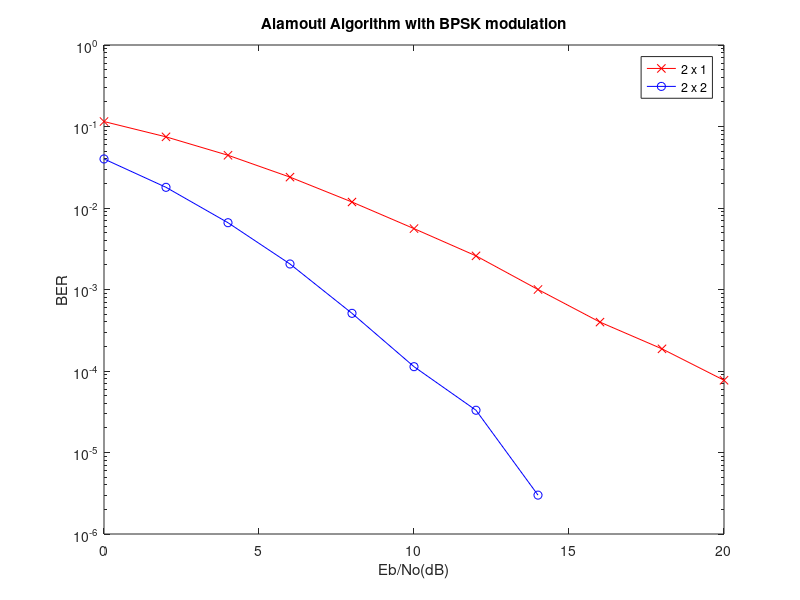

This chart was generated by the following MATLAB code:
%------------------ Alamouti [2 x nRx]----------------------%
%Description :
%Applying STBC with 2 Tx antenna using BPSK modulation and
%generalized number of receivers,but preferable not be so much
%to avoid receiver design complexity.
%In this code we see the performance of STBC [2 x 1] & [2 x 2]
%configuration

tic

clear all
clc

%Constants and Initializers :

N=1e6;                                                                     %Number of data
Eb_N0=0:2:20;                                                              %Eb/No in dB                                                                     %Number of receivers

%Preallocation :

Simulated_Ber=zeros(1,length(Eb_N0));

%Transmitter :

data=rand(1,N)>0.5;                                                        %Random data
Symbol=2*data-1;                                                           %BPSK modulation

%STBC :

Alamouti_scheme=1/sqrt(2)*kron(reshape(Symbol,2,N/2),ones(1,2)) ;


for nRx=1:2

for Eb_No_range= 1:length(Eb_N0)
    
    %Channel Parameters :
    
    channel_coefficient = 1/sqrt(2)*(randn(nRx,N) + 1i*randn(nRx,N));      %Rayleigh channel(generated by complex gaussian dist.)
    AWGN_channel = 1/sqrt(2)*(randn(nRx,N) + 1i*randn(nRx,N));             %White gaussian noise, with unity power
    
    %Preallocation(needed in the for loop) :
    
    received_signal = zeros(nRx,N);
    yMod = zeros(nRx*2,N);
    hMod = zeros(nRx*2,N);
    hEq= zeros(2*nRx,N);
    
    for index= 1:nRx
        
        hMod = kron(reshape(channel_coefficient(index,:),2,N/2),ones(1,2));
        temp = hMod;
        hMod(1,(2:2:end)) = conj(temp(2,(2:2:end)));
        hMod(2,(2:2:end)) = -conj(temp(1,(2:2:end)));
        
        % Received signal :
        
        received_signal(index,:) = sum(hMod.*Alamouti_scheme,1) +...
            10^(-Eb_N0(Eb_No_range)/20)*AWGN_channel(index,:);
        
        % Receiver :
        
        yMod((2*index-1:2*index),:) = kron(reshape(received_signal(index,:),2,N/2)...
            ,ones(1,2));
        
        % Forming the equalization matrix :
        
        hEq((2*index-1:2*index),:) = hMod;
        hEq(2*index-1,(1:2:end)) = conj(hEq(2*index-1,(1:2:end)));
        hEq(2*index,(2:2:end)) = conj(hEq(2*index,(2:2:end)));
        
    end
    
    % Equalization Process:
    
    hEqPower = sum(hEq.*conj(hEq),1);
    estimated_symbols = sum(hEq.*yMod,1)./hEqPower;                                     
    estimated_symbols(2:2:end) = conj(estimated_symbols(2:2:end));                                    
    
    % Detection process (Hard decision)
    
    estimated_data = real(estimated_symbols)>0;
    
    %BER :
    
    Simulated_Ber(Eb_No_range)=biterr(data,estimated_data)/N;              %relative frequency approach              
end

%Plot :

if (nRx==1)
semilogy(Eb_N0,Simulated_Ber,'rx-');
elseif (nRx==2) 
semilogy(Eb_N0,Simulated_Ber,'bo-');
end
hold on
end

xlabel('Eb/No(dB)');
ylabel('BER');
legend('2 x 1', '2 x 2');
title('Alamouti Algorithm with BPSK modulation');
toc
